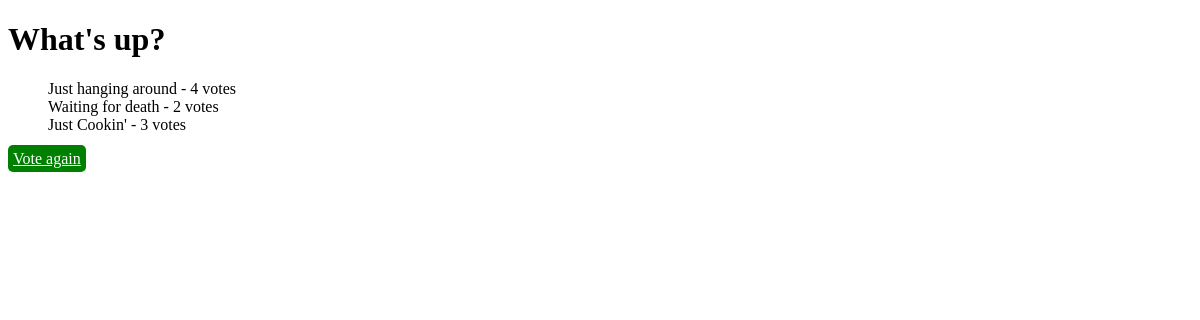
/polls/1/results/, run on an earlier commit of the app's database.
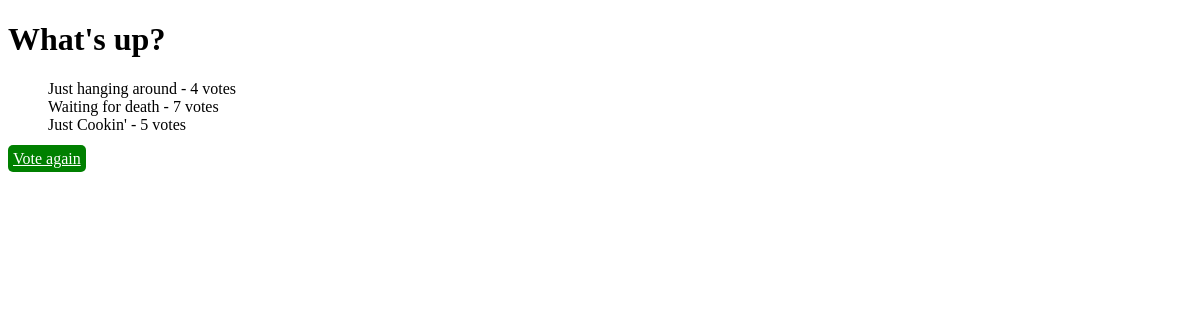
And on a later commit of the database.
### polls_app/models.py (models this page shows, shortened)
class Choice(models.Model):
    question = models.ForeignKey(Question, on_delete=models.CASCADE)
    choice_text = models.CharField(max_length=200)
    votes = models.IntegerField(default=0)

### polls_app/views.py (the view)
# urls.py: path("<int:pk>/results/", views.ResultsView.as_view(), name="results"),
class ResultsView(generic.DetailView):
    model = Question
    template_name ="polls_app/results.html"

### polls_app/templates/polls_app/results.html
{% extends "polls_app/layout/base.html" %}
{% block content %}
<h1>{{ question.question_text }}</h1>
<ul>
  {% for choice in question.choice_set.all %}
  <li>
    {{ choice.choice_text }} - {{ choice.votes }} vote{{ choice.votes| pluralize }}
  </li>
  {% endfor %}
</ul>
<a href="{%  url 'polls_app:details' question.id %}" class="btn"> Vote again </a>
{% endblock %}

What changed in the data, as far as the page shows it:
changed Choice "Waiting for death": votes "2" → "7"
changed Choice "Just Cookin'": votes "3" → "5"
